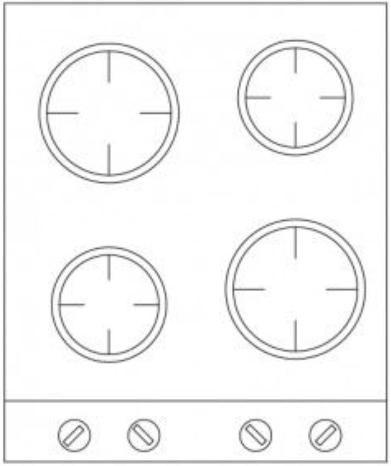
#> input picture stove1.png, 391 x 466 px; its folder holds only this picture in this run
$ python -i train_original.py   (imports and definitions only)
#> lines starting #> are read from the running program, lines starting #| are printed output that depends on the picture
import cv2
import numpy as np
import os
import random
import glob
import yaml
import re

def crop_white_margins(img):
    if len(img.shape) == 3 and img.shape[2] == 4:
        alpha = img[:, :, 3]
        mask = alpha > 0
    else:
        gray = cv2.cvtColor(img, cv2.COLOR_BGR2GRAY)
        mask = gray < 250

    coords = np.column_stack(np.where(mask))
    if coords.size == 0:
        return img

    y_min, x_min = coords.min(axis=0)
    y_max, x_max = coords.max(axis=0) + 1

    return img[y_min:y_max, x_min:x_max]

def augment_icon(icon_path):
#> called with icon_path = 'stove1.png'
    icon = cv2.imread(icon_path, cv2.IMREAD_UNCHANGED)
#> icon is the input picture: shape (466, 391, 4); mean B, G, R, A 244.8, 244.8, 244.8, 255
    if icon is None:
        return None

    # 1. SCALE
    scale = random.uniform(1.2, 2.5) # Giảm scale một chút để tránh ảnh quá bự
    new_w = int(icon.shape[1] * scale)
#> new_w = 898
    new_h = int(icon.shape[0] * scale)
#> new_h = 1070
    icon = cv2.resize(icon, (new_w, new_h), interpolation=cv2.INTER_CUBIC)
#> icon: shape (1070, 898, 4)

    # 2. THICKNESS
    thickness_choice = random.choices(
        ['normal', 'thicker', 'thinner'],
        weights=[0.5, 0.4, 0.1],
        k=1
    )[0]

    if thickness_choice != 'normal':
        kernel = np.ones((2, 2), np.uint8)
        if thickness_choice == 'thicker':
            icon = cv2.erode(icon, kernel, iterations=1)
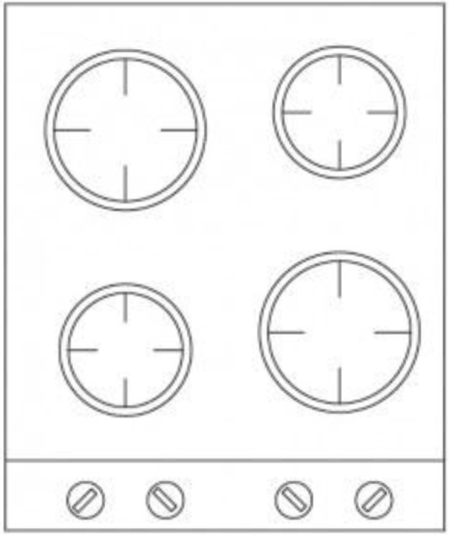
#> icon: shape (1070, 898, 4) (shown at 1/2 size); mean B, G, R, A 242.6, 242.6, 242.6, 255
        elif thickness_choice == 'thinner':
            thinned_icon = cv2.dilate(icon, kernel, iterations=1)
            # Fix lỗi addWeighted cho ảnh 4 kênh màu
            if icon.shape[2] == 4:
                icon[:,:,:3] = cv2.addWeighted(icon[:,:,:3], 0.7, thinned_icon[:,:,:3], 0.3, 0)
            else:
                icon = cv2.addWeighted(icon, 0.7, thinned_icon, 0.3, 0)

    filename = os.path.basename(icon_path).lower()

    # 3. ROTATE
    if "table" in filename or "sofa" in filename:
        angle = random.uniform(0, 360)
        (h, w) = icon.shape[:2]
        (cX, cY) = (w // 2, h // 2)

        M = cv2.getRotationMatrix2D((cX, cY), angle, 1.0)
        cos = np.abs(M[0, 0])
        sin = np.abs(M[0, 1])
        nW = int((h * sin) + (w * cos))
        nH = int((h * cos) + (w * sin))

        M[0, 2] += (nW / 2) - cX
        M[1, 2] += (nH / 2) - cY

        if len(icon.shape) == 3 and icon.shape[2] == 4:
            border_val = (255, 255, 255, 0)
        else:
            border_val = (255, 255, 255)

        icon = cv2.warpAffine(icon, M, (nW, nH), borderMode=cv2.BORDER_CONSTANT, borderValue=border_val)

    else:
        angles = [0, 90, 180, 270]
        angle = random.choice(angles)

        if angle == 90:
            icon = cv2.rotate(icon, cv2.ROTATE_90_CLOCKWISE)
        elif angle == 180:
            icon = cv2.rotate(icon, cv2.ROTATE_180)
        elif angle == 270:
            icon = cv2.rotate(icon, cv2.ROTATE_90_COUNTERCLOCKWISE)
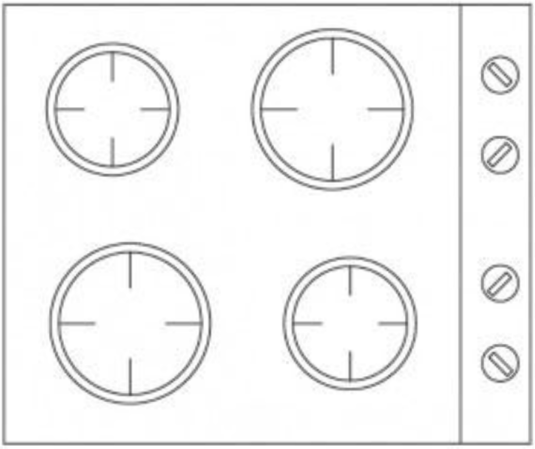
#> icon: shape (898, 1070, 4) (shown at 1/2 size); mean B, G, R, A 242.6, 242.6, 242.6, 255

    # 4. GỌT LẠI VIỀN KẾT THÚC
    icon = crop_white_margins(icon)
#> in crop_white_margins, `alpha = img[:, :, 3]`: alpha: shape (898, 1070); every value is 255
#> in crop_white_margins, `mask = alpha > 0`: mask: shape (898, 1070) bool; every value is 1
#> in crop_white_margins, `coords = np.column_stack(np.where(mask))`: coords = 960860 pairs, first value 0 to 897, second value 0 to 1069
#> in crop_white_margins, `y_min, x_min = coords.min(axis=0)`: y_min = 0
#> in crop_white_margins, `y_max, x_max = coords.max(axis=0) + 1`: y_max = 898; x_max = 1070

    # 5. ÉP VỀ NỀN TRẮNG 3 KÊNH MÀU ĐỂ LƯU JPG KHÔNG BỊ LỖI
    if len(icon.shape) == 3 and icon.shape[2] == 4:
        alpha_channel = icon[:, :, 3] / 255.0
#> alpha_channel: shape (898, 1070) float64; every value is 1
        bg = np.ones((icon.shape[0], icon.shape[1], 3), dtype=np.uint8) * 255
        for c in range(3):
            bg[:, :, c] = (alpha_channel * icon[:, :, c] + (1 - alpha_channel) * bg[:, :, c])
        icon = bg

    return icon

# [66 lines left out: function generate_augmented_single_dataset, not called in this run]

# ĐƯỜNG DẪN CỦA BẠN
input_dir = r'D:\Floor plan reconstruction\image_after_processing'
output_dir = r'D:\Floor plan reconstruction\results_aug_icons'

# Sinh ra 10 biến thể cho mỗi icon gốc (nếu có 100 icon gốc -> 1000 ảnh train)
# [1 line not run here, left out]

>>> result = augment_icon('stove1.png')

$ run again, on stove10.png
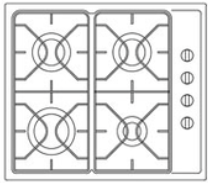
#> input picture stove10.png, 208 x 183 px
#> in augment_icon, icon is the input picture: shape (183, 208, 4); mean B, G, R, A 222.6, 222.6, 222.6, 255
#> in augment_icon, `icon = cv2.erode(icon, kernel, iterations=1)`:
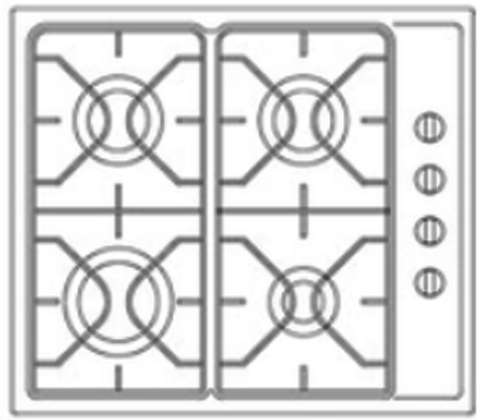
#> icon: shape (420, 477, 4); mean B, G, R, A 216.9, 216.9, 216.8, 255
#> in augment_icon, `icon = cv2.rotate(icon, cv2.ROTATE_90_COUNTERCLOCKWISE)`:
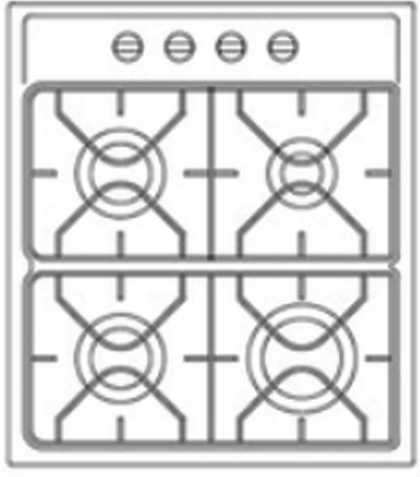
#> icon: shape (477, 420, 4); mean B, G, R, A 216.9, 216.9, 216.8, 255
#> alpha: shape (477, 420); every value is 255
#> mask: shape (477, 420) bool; every value is 1
#> coords = 200340 pairs, first value 0 to 476, second value 0 to 419
#> y_min = 0
#> y_max = 477; x_max = 420
#> alpha_channel: shape (477, 420) float64; every value is 1

$ run again, on stove11.png
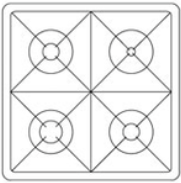
#> input picture stove11.png, 181 x 183 px
#> in augment_icon, icon is the input picture: shape (183, 181, 4); mean B, G, R, A 235.1, 235.1, 235.1, 255
#> in augment_icon, `icon = cv2.erode(icon, kernel, iterations=1)`:
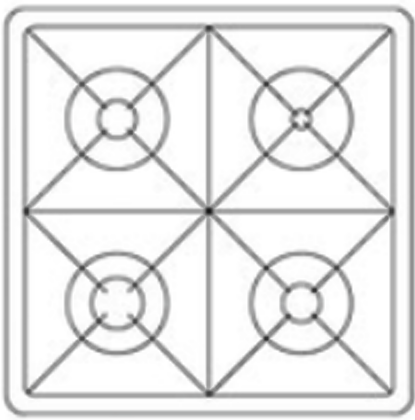
#> icon: shape (420, 415, 4); mean B, G, R, A 230.2, 230.2, 230.2, 255
#> in augment_icon, `icon = cv2.rotate(icon, cv2.ROTATE_90_COUNTERCLOCKWISE)`:
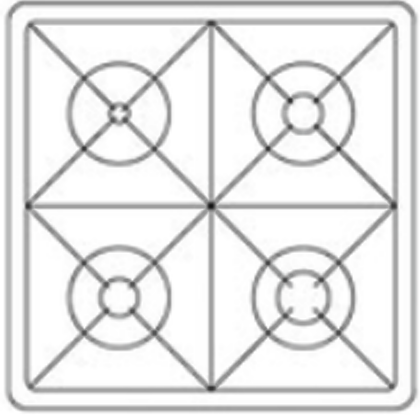
#> icon: shape (415, 420, 4); mean B, G, R, A 230.2, 230.2, 230.2, 255
#> alpha: shape (415, 420); every value is 255
#> mask: shape (415, 420) bool; every value is 1
#> coords = 174300 pairs, first value 0 to 414, second value 0 to 419
#> y_min = 0
#> y_max = 415; x_max = 420
#> alpha_channel: shape (415, 420) float64; every value is 1

$ run again, on stove12.png
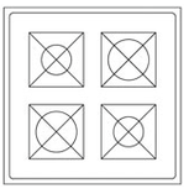
#> input picture stove12.png, 184 x 187 px
#> in augment_icon, icon is the input picture: shape (187, 184, 4); mean B, G, R, A 235.5, 235.5, 235.5, 255
#> in augment_icon, `icon = cv2.erode(icon, kernel, iterations=1)`:
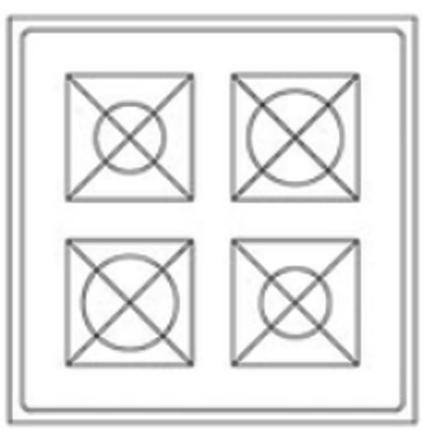
#> icon: shape (429, 422, 4); mean B, G, R, A 230.9, 230.9, 230.8, 255
#> in augment_icon, `icon = cv2.rotate(icon, cv2.ROTATE_90_COUNTERCLOCKWISE)`:
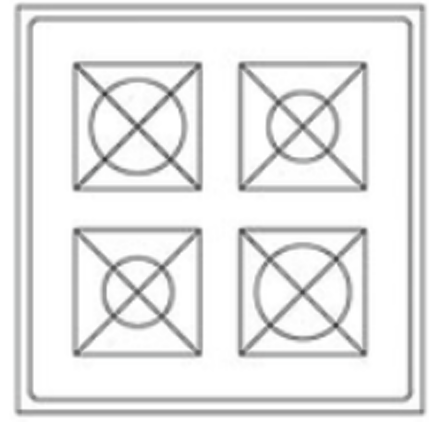
#> icon: shape (422, 429, 4); mean B, G, R, A 230.9, 230.9, 230.8, 255
#> alpha: shape (422, 429); every value is 255
#> mask: shape (422, 429) bool; every value is 1
#> coords = 181038 pairs, first value 0 to 421, second value 0 to 428
#> y_min = 0
#> y_max = 422; x_max = 429
#> alpha_channel: shape (422, 429) float64; every value is 1
